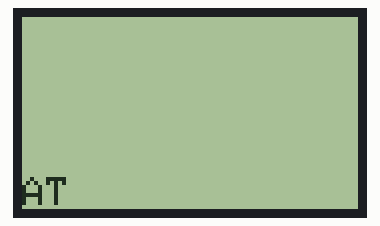
The sketch below on a simulated Arduino Uno, built with avr-gcc and run on an emulated ATmega328P. On the bench: 84×48 one-colour display. The modem accepts every AT command (registered, SIM ready, sends succeed) and sends nothing else; what the sketch prints to the serial monitor is not drawn.

Above: at 0.1 s.
At 7.1 s:
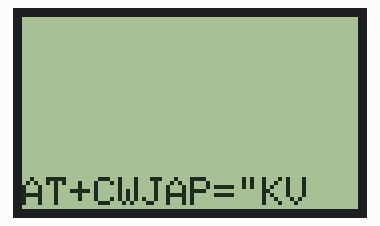
At 12.2 s:
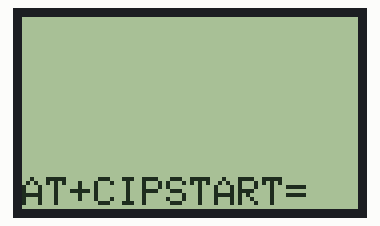
At 15.2 s:
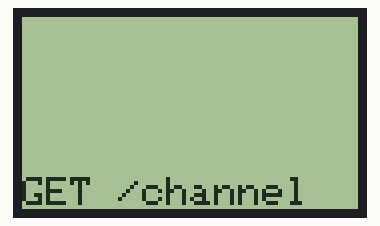
At 16.0 s:
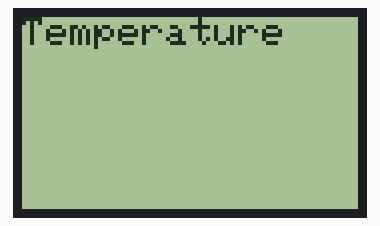

Measured:
- what the display in image 1 shows lasts 5.0 s, from 7.1 s to 12.1 s
- what the display in image 2 shows lasts 3.1 s, from 12.1 s to 15.2 s
- what the display in image 3 shows lasts 0.7 s, from 15.2 s to 15.9 s

The sketch:

thingspeak_readtemp_v2.ino
```cpp
#include<stdlib.h>
#include <SoftwareSerial.h>
#include <ArduinoJson.h>

#include <PCD8544.h>

//using namespace ArduinoJson::Parser;

#define SSID "KV_2"
#define PASS "vlta??????????????"
#define IP "184.106.153.149" // thingspeak.com
String GET = "GET /channels/22079/fields/1/last";
//String GET = "GET /channels/22079/feed.json?key=0RI7PCVZA33DNGT9&results=1";
SoftwareSerial esp8266(8,9);
StaticJsonBuffer<200> jsonBuffer;
static PCD8544 lcd;


void setup()
{
  Serial.begin(9600);

  lcd.begin(84, 48);

  esp8266.begin(9600);
  sendDebug("AT");
  delay(5000);


  if(esp8266.find("OK")){
    Serial.println("RECEIVED: OK");
    connectWiFi();
  }
}

void loop(){

  printTemp(readTemp());
  delay(30000);
  printTemp("--.-");
}

void printTemp(String temp)
{

   // Write a piece of text on the first line...
  lcd.setCursor(0, 0);
  lcd.print("Temperature");

    // Write a piece of text on the first line...
  lcd.setCursor(25, 3);
  lcd.print(temp);

  lcd.setCursor(0, 5);
  lcd.print("            ");

}

String readTemp()
{
  String cmd = "AT+CIPSTART=\"TCP\",\"";
  cmd += IP;
  cmd += "\",80";
  sendDebug(cmd);
  delay(2000);
  if(esp8266.find("Error")){
    Serial.print("RECEIVED: Error");
    return "s";
  }
  cmd = GET;
  cmd += "\r\n";
  String request = "AT+CIPSEND=" + String(cmd.length());
  sendDebug(request);

  if(esp8266.find(">")){
    Serial.print(">");
    //Serial.print(cmd);
    //esp8266.println(cmd);
    sendDebug(cmd);
  }else{
    sendDebug("AT+CIPCLOSE");
  }

  unsigned int i = 0; //timeout counter
  int n = 0; // char counter
  char json[200];
  boolean startReading = false;
   Serial.println("while loop....");


 while(i <60000) {
    if(esp8266.available()) {

      char c = esp8266.read();


      if (c == ':'){
        Serial.println("MATCH");
        startReading = true;
      }

      if (startReading && c!=':' && n <= 6)
      {
        json[n++]=c;
     // Serial.print(".");
     // Serial.print(c);
      }

    }
    i++;
 }//while


   String tempJson(json);
   tempJson = tempJson.substring(0,4);
  Serial.println("temp = " + tempJson);
  return tempJson;

  /**
  JsonObject& root = jsonBuffer.parseObject(json);

  if (!root.success()) {
    Serial.println("parseObject() failed");
    return;
  }

  float temp = root["filed1"];
  Serial.print("---Temp= " );
  Serial.print(temp);

 **/

  /**
  if(esp8266.find("OK")){
    Serial.println("RECEIVED: OK");
  }else{
    Serial.println("RECEIVED: Error");
  } **/
}

void sendDebug(String cmd){
  Serial.print("SEND: ");
  Serial.println(cmd);
  lcd.setCursor(0, 5);
  lcd.print(cmd.substring(0,12));
  esp8266.println(cmd);
}

boolean connectWiFi(){
  esp8266.println("AT+CWMODE=1");
  delay(2000);
  String cmd="AT+CWJAP=\"";
  cmd+=SSID;
  cmd+="\",\"";
  cmd+=PASS;
  cmd+="\"";

  sendDebug(cmd);
  delay(5000);

  if(esp8266.find("OK")){
    Serial.println("RECEIVED: OK");
    return true;
  }else{
    Serial.println("RECEIVED: Error");
    return false;
  }


}
```
